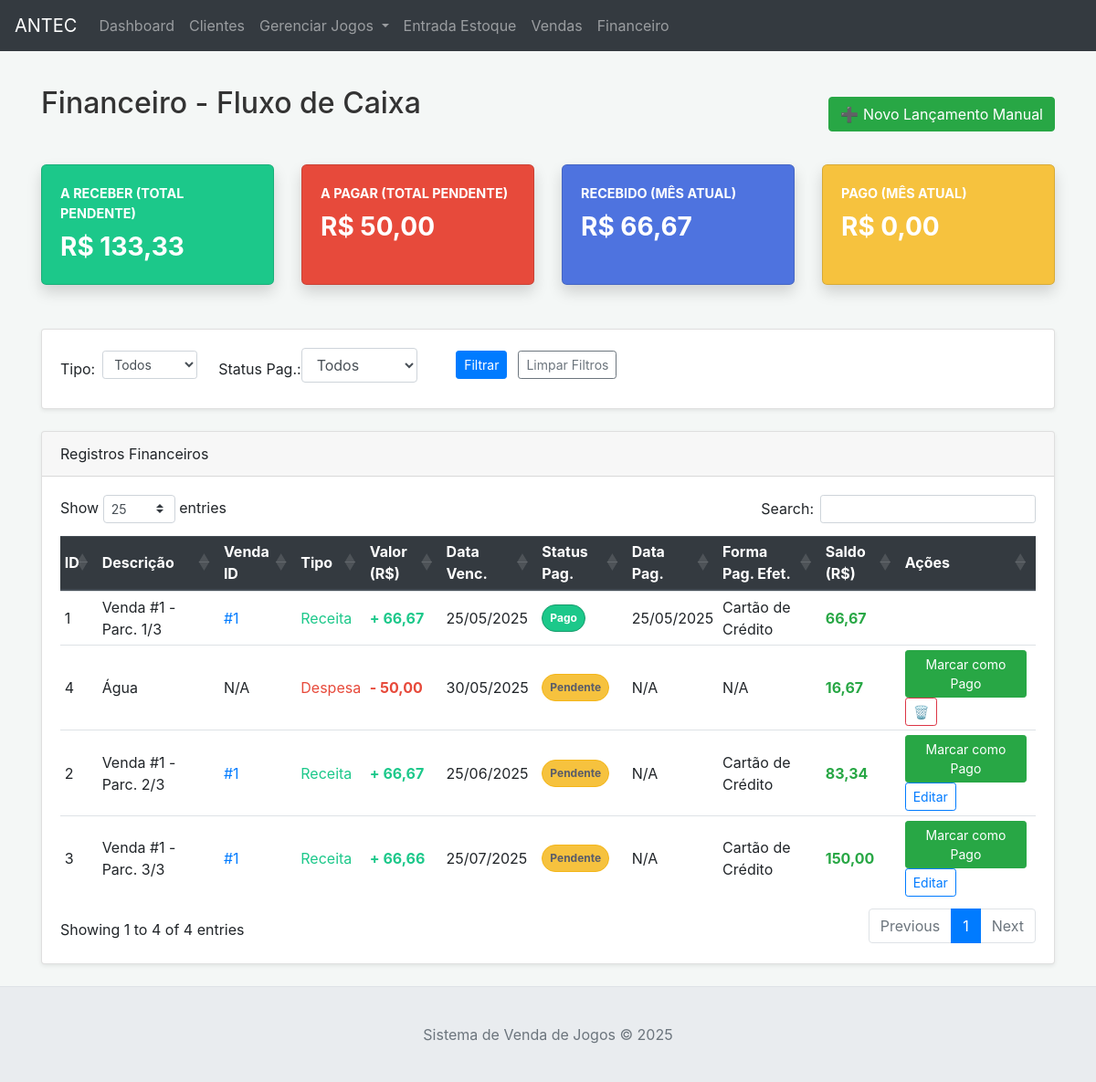
Page /financeiro on the earlier database version.
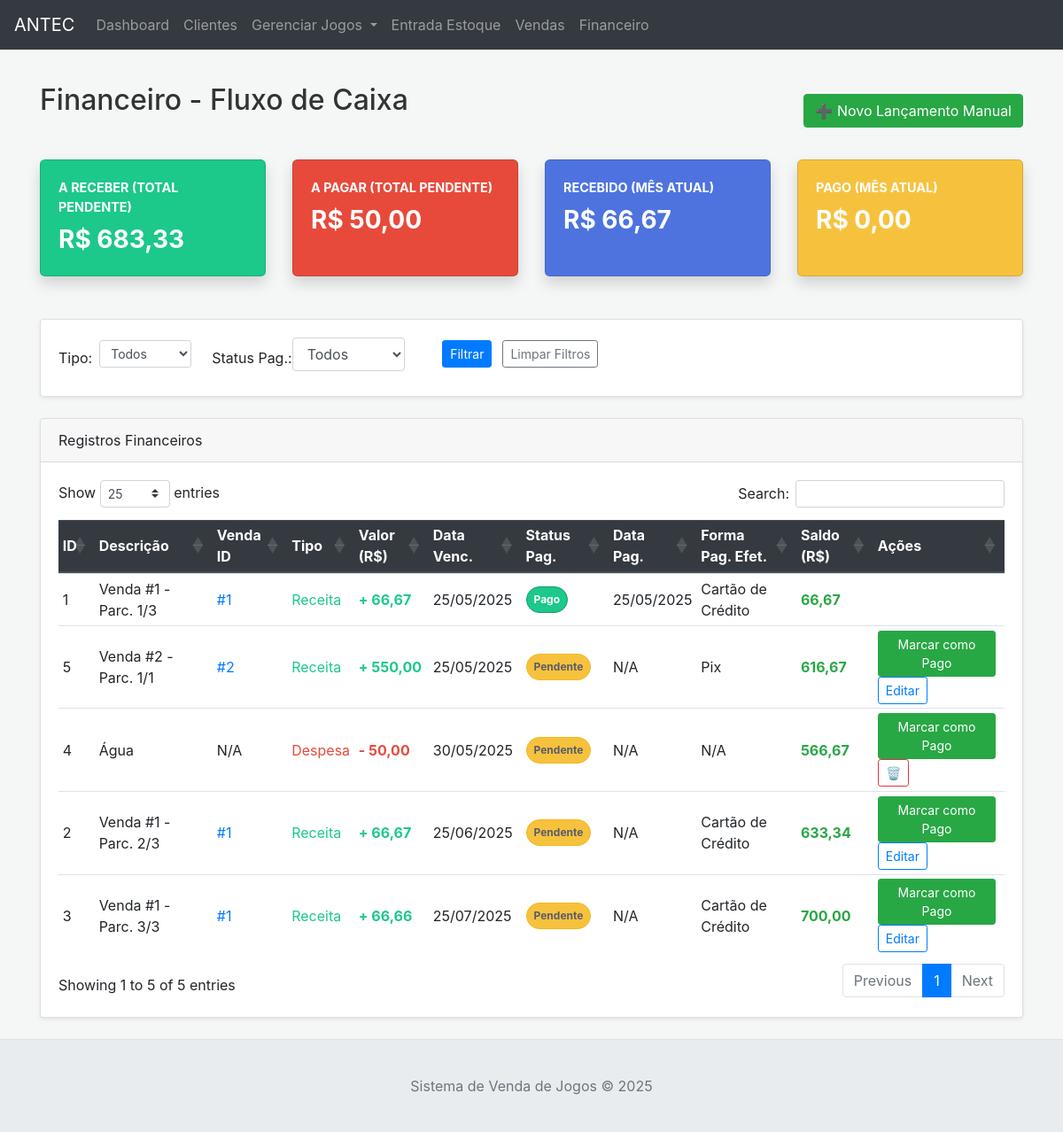
Same page on the later database version.
### tables this page shows
CREATE TABLE lancamentos_financeiros (
                id INTEGER PRIMARY KEY AUTOINCREMENT,
                venda_id INTEGER,
                descricao TEXT NOT NULL,
                tipo TEXT NOT NULL CHECK(tipo IN ('Receita', 'Despesa')),
                valor REAL NOT NULL,
                numero_parcela_atual INTEGER DEFAULT 1,
                total_parcelas INTEGER DEFAULT 1,
                data_vencimento DATE NOT NULL,
                status_pagamento TEXT DEFAULT 'Pendente' CHECK(status_pagamento IN ('Pendente', 'Pago', 'Vencido', 'Cancelado')),
                forma_pagamento_efetiva TEXT,
                observacao TEXT,
                data_lancamento DATETIME DEFAULT CURRENT_TIMESTAMP,
                data_pagamento DATE,
                FOREIGN KEY (venda_id) REFERENCES vendas (id) ON DELETE SET NULL
            );

### app.py (the view)
@app.route('/financeiro', methods=['GET'])
def financeiro_lista():
    try:
        filtro_status = request.args.get('filtro_status', None)
        filtro_tipo = request.args.get('filtro_tipo', None)
        lancamentos_rows = db_manager.get_all_lancamentos_financeiros(
            filtro_status=filtro_status if filtro_status and filtro_status != "Todos" else None,
            filtro_tipo=filtro_tipo if filtro_tipo and filtro_tipo != "Todos" else None
        )
        saldo_acumulado = Decimal('0.00')
        lancamentos_com_saldo = []
        if lancamentos_rows: # Verifica se lancamentos_rows não é None
            for lanc_row in lancamentos_rows:
                lanc = dict(lanc_row)
                valor = Decimal(str(lanc['valor']))
                if lanc['tipo'] == 'Receita': saldo_acumulado += valor
                elif lanc['tipo'] == 'Despesa': saldo_acumulado -= valor
                lanc['saldo_acumulado'] = saldo_acumulado
                lancamentos_com_saldo.append(lanc)
        stats = db_manager.get_dashboard_stats()
        stats['a_receber_total'] = Decimal(stats.get('a_receber_total') if stats.get('a_receber_total') is not None else 0.0)
        stats['a_pagar_total'] = Decimal(stats.get('a_pagar_total') if stats.get('a_pagar_total') is not None else 0.0)
        stats['recebido_mes_atual'] = Decimal(stats.get('recebido_mes_atual') if stats.get('recebido_mes_atual') is not None else 0.0)
        stats['pago_mes_atual'] = Decimal(stats.get('pago_mes_atual') if stats.get('pago_mes_atual') is not None else 0.0)
    except Exception as e:
        flash(f"Erro ao carregar lançamentos financeiros: {e}", "danger")
        lancamentos_com_saldo = []
        stats = {
            'a_receber_total': Decimal('0.00'), 'a_pagar_total': Decimal('0.00'),
            'recebido_mes_atual': Decimal('0.00'), 'pago_mes_atual': Decimal('0.00')
        }
    return render_template('financeiro.html',
                           lancamentos=lancamentos_com_saldo,
                           stats=stats,
                           filtro_status_atual=filtro_status,
                           filtro_tipo_atual=filtro_tipo)

### app.py (called while the page is built)
def format_datetime_for_display(dt_str):
    if not dt_str: return "N/A"
    try:
        if isinstance(dt_str, (datetime.datetime, datetime.date)):
            return dt_str.strftime('%d/%m/%Y %H:%M') if isinstance(dt_str, datetime.datetime) else dt_str.strftime('%d/%m/%Y')
        dt_str_cleaned = str(dt_str).replace('Z', '')
        if 'T' in dt_str_cleaned: dt_obj = datetime.datetime.fromisoformat(dt_str_cleaned); return dt_obj.strftime('%d/%m/%Y %H:%M')
        elif ' ' in dt_str_cleaned: dt_obj = datetime.datetime.strptime(dt_str_cleaned, '%Y-%m-%d %H:%M:%S'); return dt_obj.strftime('%d/%m/%Y %H:%M')
        else: dt_obj = datetime.datetime.strptime(dt_str_cleaned, '%Y-%m-%d'); return dt_obj.strftime('%d/%m/%Y')
    except (ValueError, TypeError): return str(dt_str)

@app.context_processor
def inject_now(): return {'now': datetime.datetime.now()}

### database.py (called while the page is built)
    def _get_connection(self):
        conn = sqlite3.connect(self.db_name)
        conn.row_factory = sqlite3.Row # Permite acessar colunas por nome
        return conn

### templates/financeiro.html (shortened to what the changed rows need)
{% extends "base.html" %}
{% block content %}
<div class="d-flex justify-content-between align-items-center mb-4">
    <h2>Financeiro - Fluxo de Caixa</h2>
</div>
<div class="row mb-4">
    <div class="col-xl-3 col-md-6 mb-4">
        <div class="card card-a-receber shadow h-100 card-financeiro">
            <div class="card-body">
                <div class="stat-title">A Receber (Total Pendente)</div>
                <div class="stat-value">R$ {{ "%.2f"|format(stats.a_receber_total if stats else 0.0)|replace('.', ',') }}</div>
            </div>
        </div>
    </div>
</div>
<div class="card shadow-sm">
    <div class="card-body">
        {% if lancamentos %}
        <div class="table-responsive">
            <table class="table table-hover table-sm datatable-financeiro table-financeiro" id="tabelaLancamentos">
                <thead class="thead-dark">
                    <tr>
                        <th>ID</th>
                        <th>Descrição</th>
                        <th>Venda ID</th>
                        <th>Tipo</th>
                        <th>Valor (R$)</th>
                        <th>Data Venc.</th>
                        <th>Status Pag.</th>
                        <th>Data Pag.</th>
                        <th>Forma Pag. Efet.</th>
                        <th>Saldo (R$)</th>
                        <th>Ações</th>
                    </tr>
                </thead>
                <tbody>
                    {% for lanc in lancamentos %}
                    <tr>
                        <td>{{ lanc.id }}</td>
                        <td>{{ lanc.descricao }}</td>
                        <td>{% if lanc.venda_id %}<a href="{{ url_for('view_venda_page', venda_id=lanc.venda_id) }}" title="Ver Venda">#{{ lanc.venda_id }}</a>{% else %}N/A{% endif %}</td>
                        <td class="{{ 'text-receita' if lanc.tipo == 'Receita' else 'text-despesa' }}">{{ lanc.tipo }}</td>
                        <td class="{{ 'text-receita' if lanc.tipo == 'Receita' else 'text-despesa' }} font-weight-bold">
                            {{ "+ " if lanc.tipo == 'Receita' else "- " }}
                            {{ "%.2f"|format(lanc.valor)|replace('.', ',') }}
                        </td>
                        <td>{{ lanc.data_vencimento | date_input | datetime_display }}</td>
                        <td>
                            <span class="badge badge-pill p-2 {% if lanc.status_pagamento == 'Recebido' %}status-recebido{% else %}status-{{ lanc.status_pagamento.replace('í', 'i').replace('ú', 'u').replace('ç', 'c') }}{% endif %}">{{ lanc.status_pagamento }}</span>
                        </td>
                        <td>{{ lanc.data_pagamento | date_input | datetime_display if lanc.data_pagamento else 'N/A' }}</td>
                        <td>{{ lanc.forma_pagamento_efetiva or 'N/A' }}</td>
                        <td class="font-weight-bold {{ 'text-success' if (lanc.saldo_acumulado or 0) >= 0 else 'text-danger' }}">
                            {{ "%.2f"|format(lanc.saldo_acumulado|default(0.0))|replace('.', ',') }}
                        </td>
                        <td class="action-buttons">
                            {% if lanc.status_pagamento == 'Pendente' or lanc.status_pagamento == 'Vencido' %}
                                <button type="button" class="btn btn-success btn-sm" data-toggle="modal" data-target="#marcarPagoModal" data-lancamento-id="{{ lanc.id }}" data-lancamento-valor="{{ lanc.valor }}">
                                    Marcar como Pago
                                </button>
                            {% endif %}
                            {% if lanc.venda_id and lanc.status_pagamento not in ['Pago', 'Recebido'] %}
                                <button type="button" class="btn btn-sm btn-outline-primary" data-toggle="modal" data-target="#editarLancamentoModal" data-lancamento-id="{{ lanc.id }}">
                                    Editar
                                </button>
                            {% endif %}
                            {% if not lanc.venda_id %}
                                <form action="{{ url_for('financeiro_lancamento_excluir', lancamento_id=lanc.id) }}" method="POST" style="display:inline;" onsubmit="return confirm('Tem certeza que deseja excluir este lançamento manual?');">
                                    <button type="submit" class="btn btn-sm btn-outline-danger" title="Excluir Lançamento Manual">🗑️</button>
                                </form>
                            {% endif %}
                        </td>
                    </tr>
                    {% endfor %}
                </tbody>
            </table>
        </div>
        {% else %}
        <div class="alert alert-info">Nenhum lançamento financeiro encontrado para os filtros aplicados.</div>
        {% endif %}
    </div>
</div>
{% endblock %}

Differences in the rows shown:
added lancamentos_financeiros: id "5", descricao "Venda #2 - Parc. 1/1", venda_id "2", tipo "Receita", tipo "+", valor "550,00", data_vencimento "25/05/2025", status_pagamento "Pendente", data_pagamento "N/A", forma_pagamento_efetiva "Pix", saldo_acumulado "616,67"
computed for lancamentos_financeiros "Água": saldo_acumulado "16,67" → "566,67"
computed for lancamentos_financeiros "Venda #1 - Parc. 2/3": saldo_acumulado "83,34" → "633,34"
computed for lancamentos_financeiros "Venda #1 - Parc. 3/3": saldo_acumulado "150,00" → "700,00"
Other differences:
text written by a page script: "Show entries Search: Showing 1 to 4 of 4 entries Previous 1 Next" → "Show entries Search: Showing 1 to 5 of 5 entries Previous 1 Next"
text no longer shown: "133,33"
text now shown: "683,33"
